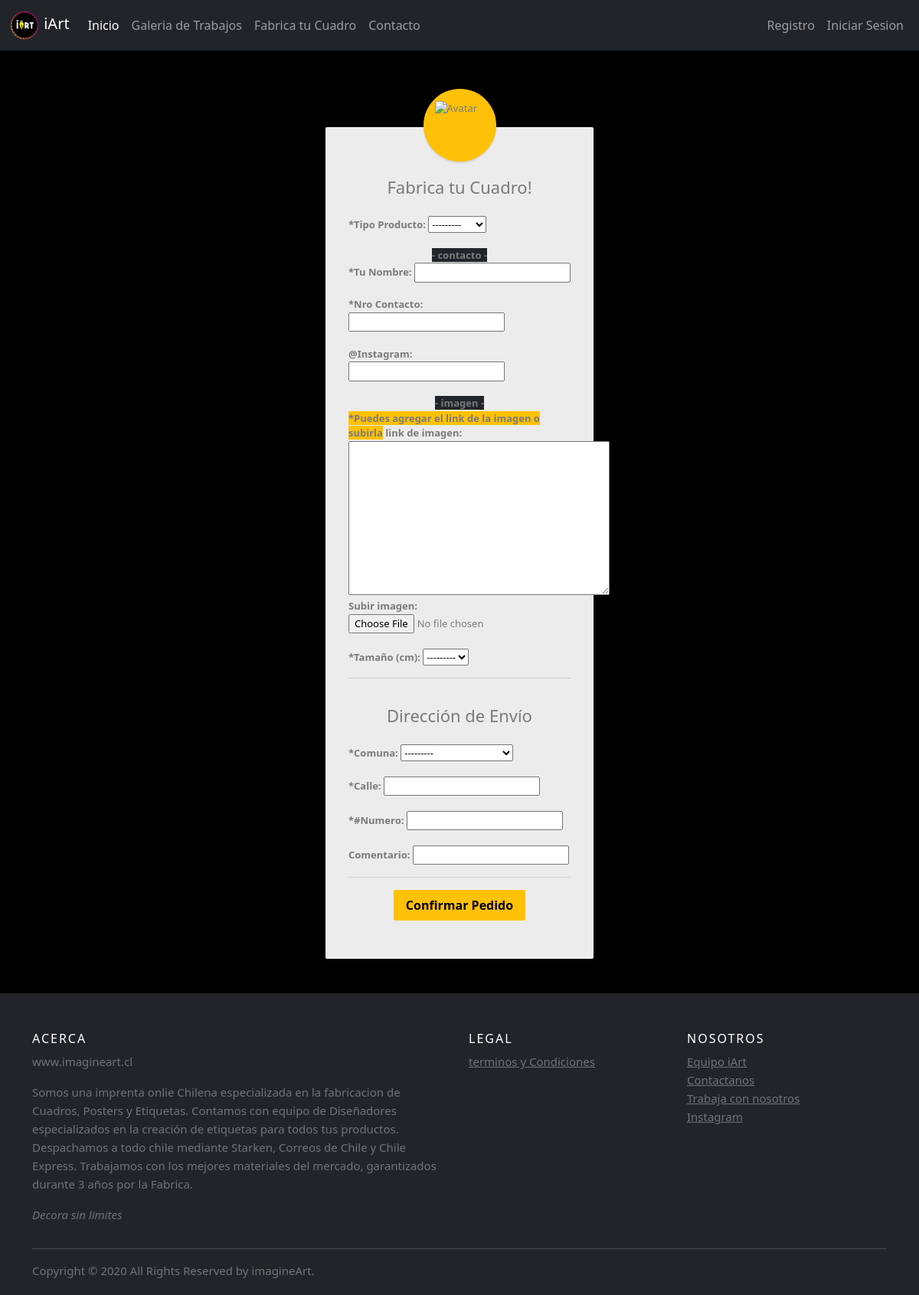
Before: /orderUser/ with the older database file.
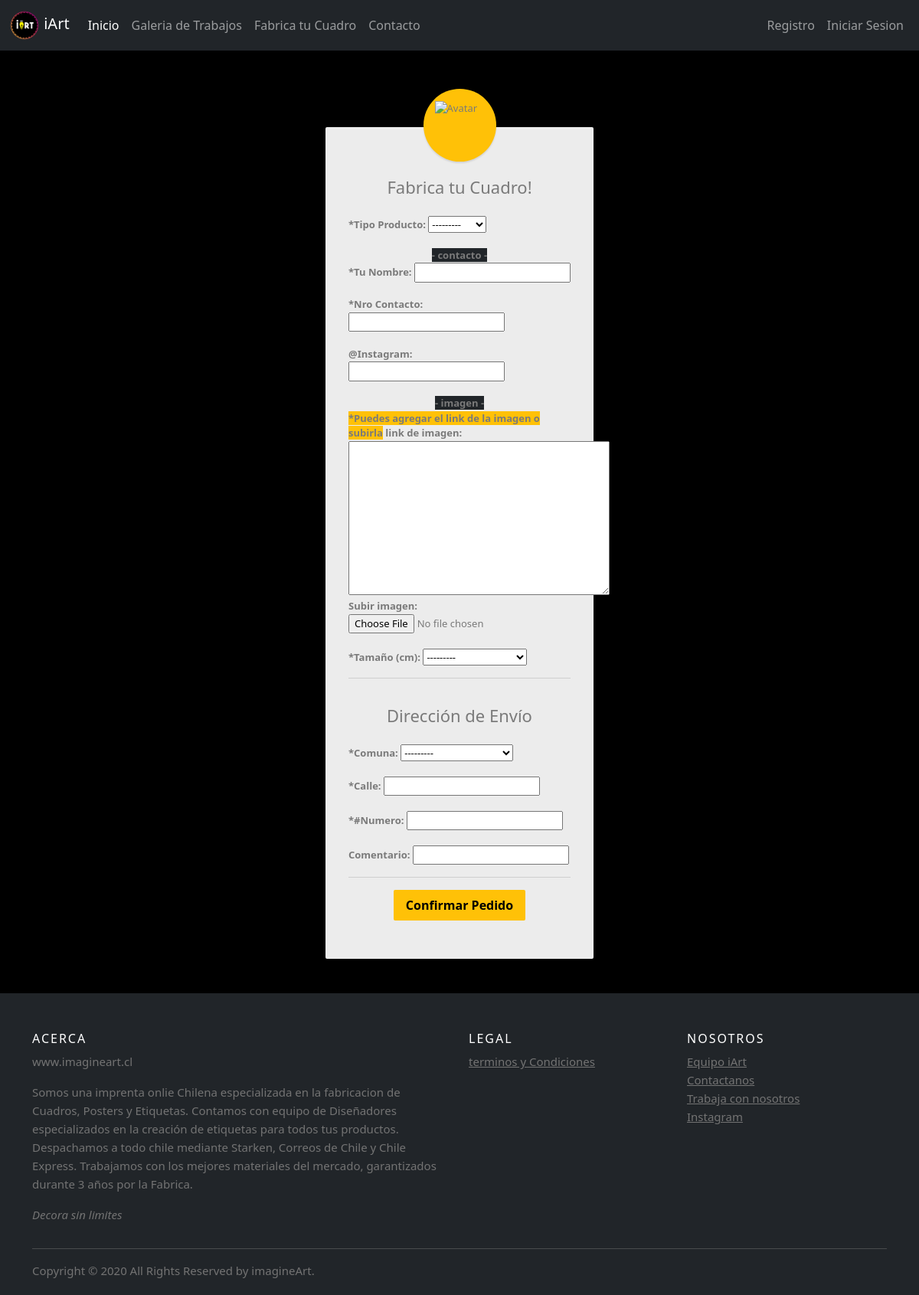
After: the same page with the newer database file.
### core/models.py (models this page shows)
class sizeProduct (models.Model):
    size = models.CharField(max_length = 20)
    price = models.IntegerField()
    def __str__(self):
        cadena=self.size+", $"+str(self.price)
        return cadena

### core/views.py (the view)
# urls.py: path('orderUser/', views.orderUser, name= 'orderUser'), #ORDEN DE PEDIDO
def orderUser(request): #AGREGAR ORDEN
    orderUser = addOrder()
    data = {
        'entity' : orderUser
    }
    orderUser = addOrder(request.POST, files = request.FILES)
    if request.method == 'POST':
        if orderUser.is_valid():
            orderUser.save()
            print("te has registrado correctamente")
            return redirect('index')
        else:
            data['entity'] = orderUser
    else:
        print('error en el formulario')
    return render(request, 'order/orderuser.html', data)

### core/forms.py
class addOrder(forms.ModelForm):
    class Meta :
        model = order
        fields = '__all__'

### core/carprocess.py (called while the page is built)
def total_carrito(request):
    total = 0
    if request.user.is_authenticated:
        if "carrito" in request.session:
            for key, value in request.session["carrito"].items():
                total += int(value["acumulado"])
    return {"total_carrito" : total}

### core/models.py (called while the page is built)
    def __str__(self):
        return self.nomType

    def __str__(self):
        return self.nomComuna

### core/templates/order/orderuser.html (shortened to what this page needs)
<!DOCTYPE html>
{% extends 'web/base.html' %}
{% load static %}
{% load crispy_forms_tags %}
{% block contenido %}
    {% block css %}
        <link rel="stylesheet" href="{% static 'app/css/style.css' %}">
        <link rel="stylesheet" href="{% static 'app/css/login.css' %}">
    {% endblock css %}
    <div class="login-form" enctype="multipart/form-data">
        <form  method="POST" enctype="multipart/form-data">
            <div class="avatar bg-warning">
                <img src="{% static 'app/img/pintar.png'  %}" alt="Avatar">
            </div>
            <h2 class="text-center">Fabrica tu Cuadro!</h2>
            <div class="form-group">
                <b>*Tipo Producto:</b>
                {{entity.type}}
            </div>
            <br>
            <div class="form-group text-center">
                <b class="bg-dark">- contacto -</b>
            </div>
            <div class="form-group">
                <b>*Tu Nombre:</b>
                {{entity.Nombre}}
            </div>
            <br>
            <div class="form-group">
                <b>*Nro Contacto:</b>
                {{entity.nro_contacto}}
            </div>
            <br>
            <div class="form-group">
                <b>@Instagram:</b>
                {{entity.instagram}}
            </div>
            <br>
            <div class="form-group text-center">
                <b class="bg-dark">- imagen -</b>
            </div>
            <div class="form-group">
                <b class="text-center bg-warning">*Puedes agregar el link de la imagen o subirla</b>
                <b>link de imagen:</b>
                {{entity.imagen_link}}
                <b>Subir imagen:</b>
                {{entity.img}}
            </div>
            <br>
            <div class="form-group">
                <b>*Tamaño (cm):</b>
                {{entity.size}}
            </div>
            <hr>
            <h2 class="text-center">Dirección de Envío</h2>
            <div class="form-group">
                <b>*Comuna:</b>
                {{entity.fkComuna}}
            </div>
            <br>
            <div class="form-group">
                <b>*Calle:</b>
                {{entity.calle}}
            </div>
            <br>
            <div class="form-group">
                <b>*#Numero:</b>
                {{entity.numero}}
            </div>
            <br>
            <div class="form-group">
                <b>Comentario:</b>
                {{entity.comentario}}
            </div>
            <hr>
            <div class="text-center">
                <button type="submit" class="btn btn-warning btn-lg btn-block">Confirmar Pedido</button>
            </div>
        </form>
    </div>
{% endblock contenido %}

Changed rows visible on the page:
added sizeProduct: size "---------"
Other visible differences:
form field size: "---------" → (not shown)
